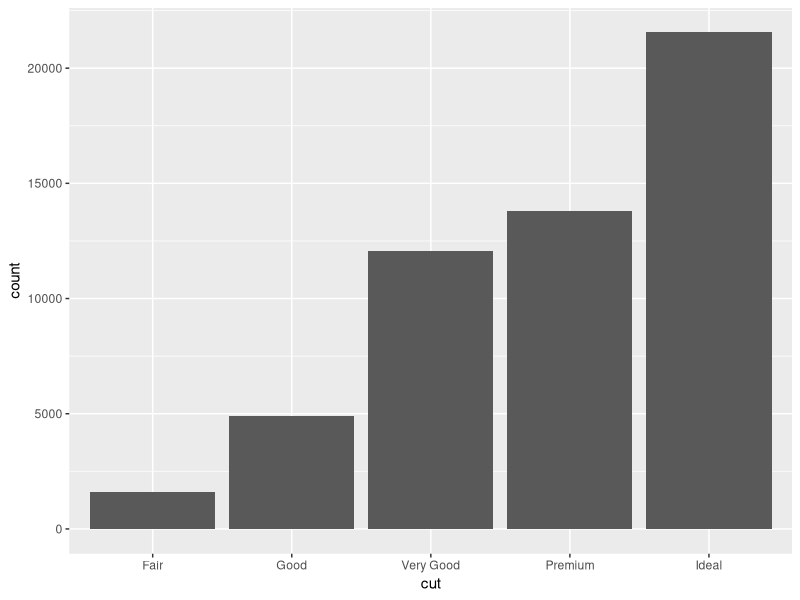
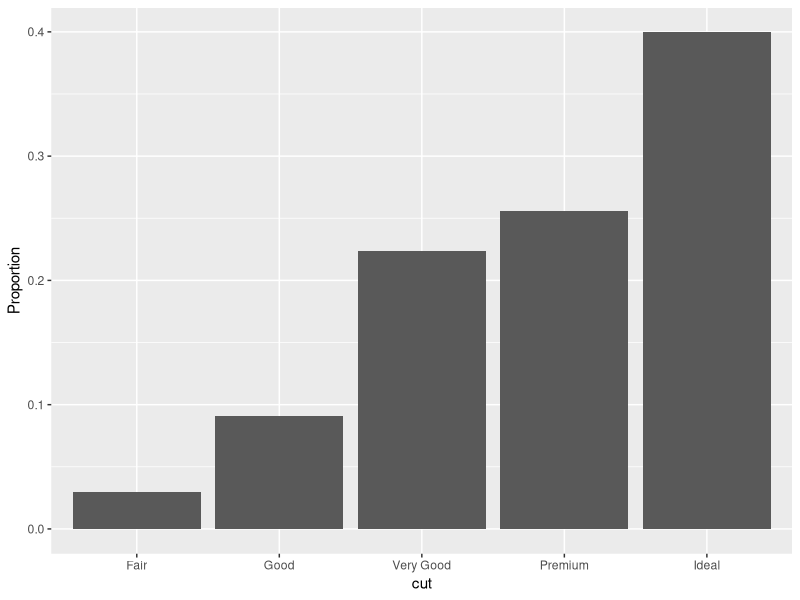
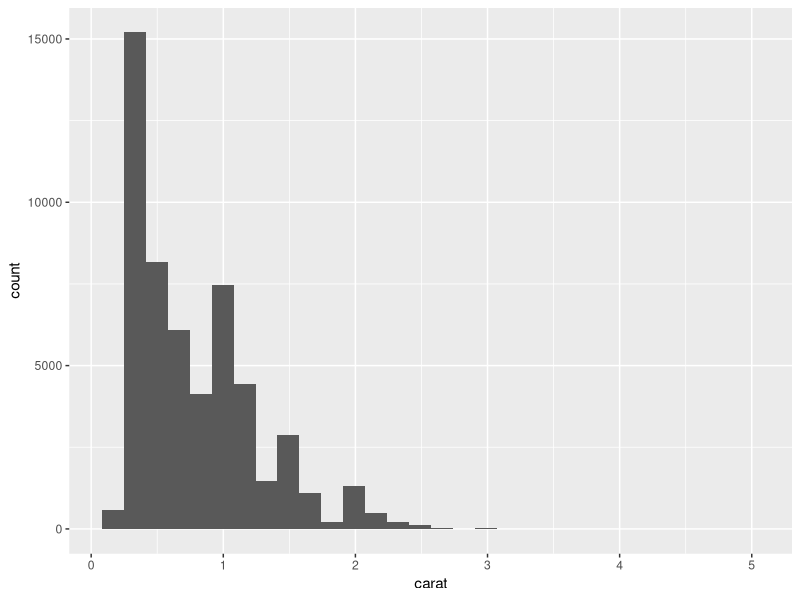
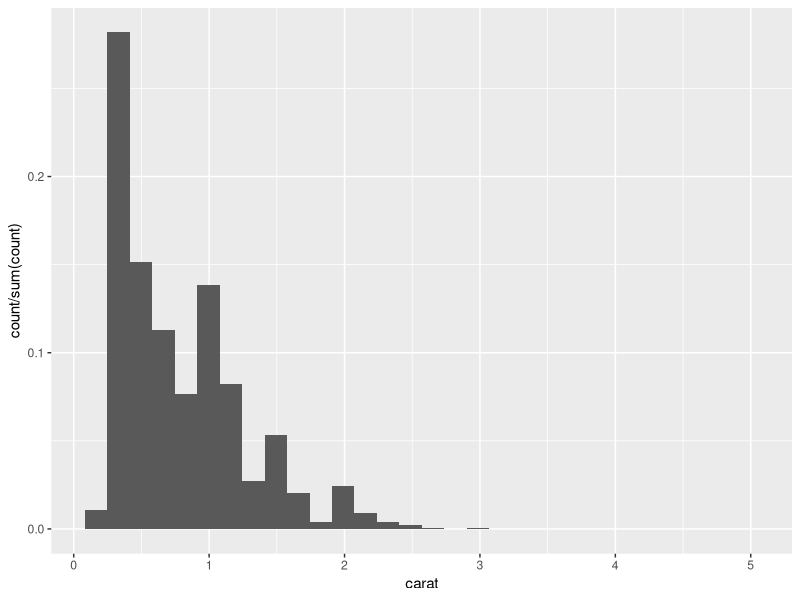
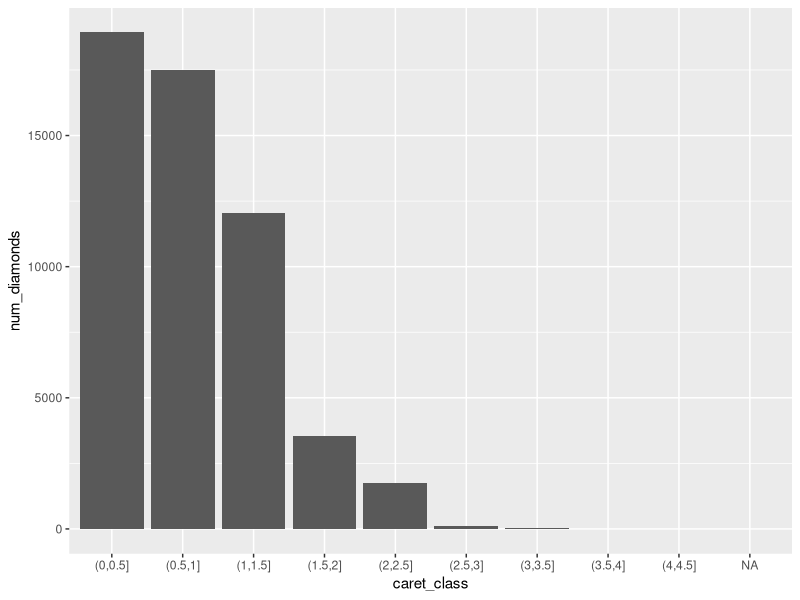
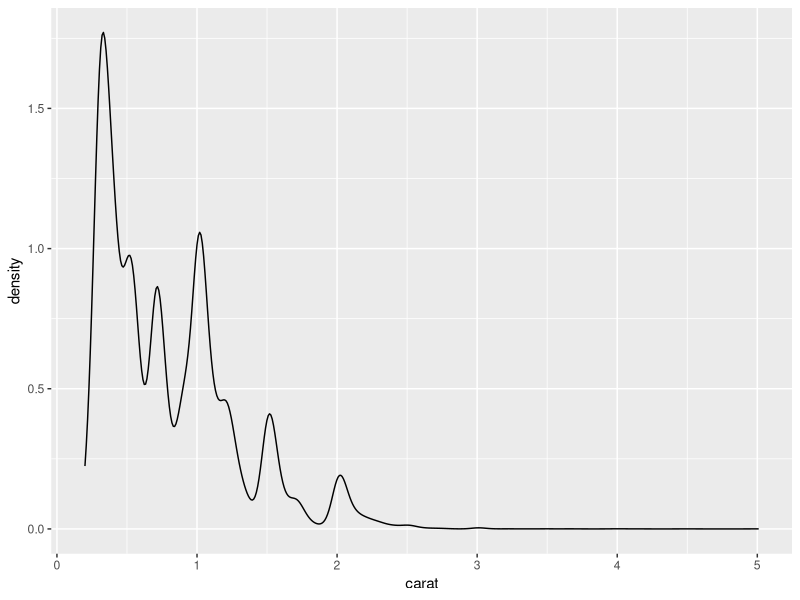
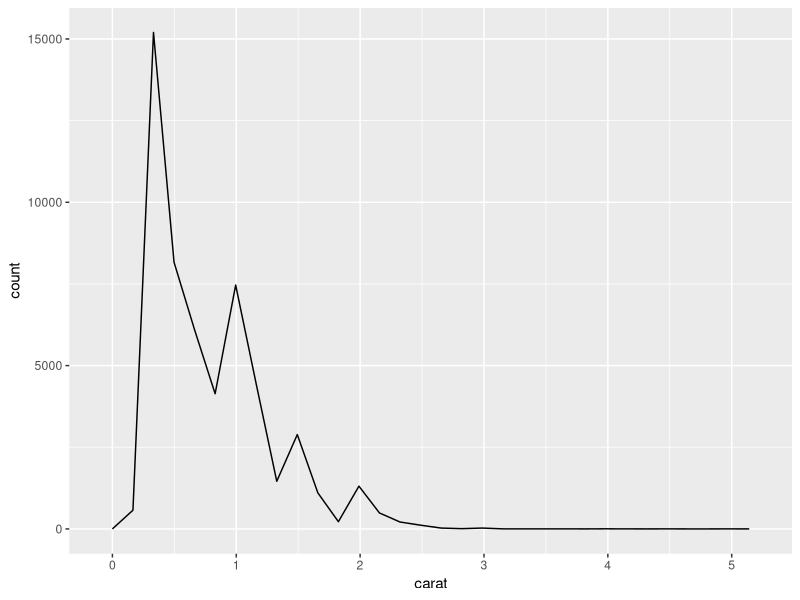
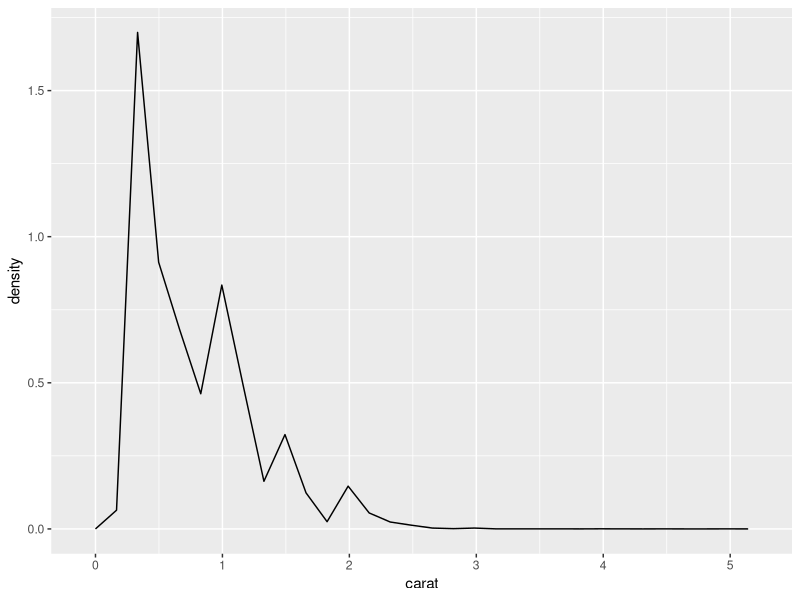

These charts were generated, in order, by the following R code: (Note: this script raises an error after producing the figures.)
## ---- chunk 1
library(tidyverse)
## ---- chunk 2
ggplot(data = diamonds) + 
  geom_bar(aes(x = cut))
## ---- chunk 3
ggplot(data = diamonds) + 
  geom_bar(aes(x = cut, y = (..count..)/sum(..count..))) + 
  ylab("Proportion")
  
## ---- chunk 4
ggplot(data = diamonds) +
  geom_histogram(aes(x = carat, binwidth = 0.5))
## ---- chunk 5
ggplot(data = diamonds) +
  geom_histogram(aes(x = carat, y=..count../sum(..count..)))
## ---- chunk 6
diamonds %>%
  count(cut_width(carat, 0.5, boundary=0))
## ---- chunk 7
diamonds$caret_class <- cut(diamonds$carat, c(0.0, 0.5, 1.0, 1.5, 2.0, 2.5, 3.0, 3.5, 4.0, 4.5, 5.0))

## ---- chunk 8
diamonds %>%
  count(caret_class) 
## ---- chunk 9
diamonds %>%
  group_by(caret_class) %>%
  summarize(
    num_diamonds = n()
  )
## ---- chunk 10
diamonds %>%
  group_by(caret_class) %>%
  summarize(
    num_diamonds = n()
  ) %>%
  ggplot() + geom_bar(aes(x = caret_class, y = num_diamonds), stat="identity")
## ---- chunk 11
ggplot(data = diamonds) +
  geom_density(aes(x = carat))
## ---- chunk 12
# Default version with counts
ggplot(data = diamonds) +
  geom_freqpoly(aes(x = carat))
## ---- chunk 13
# Density on y-axis
ggplot(data = diamonds) +
  geom_freqpoly(aes(x = carat, y = ..density..))
## ---- chunk 14
ggplot(data = diamonds) +
  geom_histogram(aes(x = carat), binwidth = 0.01)
## ---- chunk 15
ggplot(data = faithful, aes(x = eruptions)) +
  geom_histogram(binwidth = 0.25)
## ---- chunk 16
summary(faithful$eruptions)
## ---- chunk 17
ggplot(data = diamonds) +
  geom_histogram(aes(x = y), binwidth = 0.5)
## ---- chunk 18
diamonds %>%
  filter(y < 2 | y > 30)
## ---- chunk 19
diamonds2 <- diamonds %>%
  mutate(y = ifelse(y < 2 | y >30, NA, y))
## ---- chunk 20
diamonds$y <- ifelse(diamonds$y < 2 | diamonds$y >30, NA, diamonds$y)
## ---- chunk 21
ggplot(data = diamonds, aes(x = x, y = y)) +
  geom_point()
## ---- chunk 22
mean(diamonds$y)
mean(diamonds$y, na.rm = TRUE)
## ---- chunk 23
ggplot(diamonds) +
  geom_histogram(aes(x = price)) +
  facet_wrap(~cut)
## ---- chunk 24
ggplot(diamonds) +
  geom_histogram(aes(x = price)) +
  facet_wrap(~cut, scales = "free")
## ---- chunk 25
ggplot(diamonds) +
  geom_freqpoly(aes(x = price, color = cut))
## ---- chunk 26
ggplot(diamonds) +
  geom_freqpoly(aes(x = price, y = ..density.., color = cut)) +
  facet_wrap(~cut)
## ---- chunk 27
ggplot(diamonds) +
  geom_histogram(aes(x = price, color = cut)) +
  geom_freqpoly(aes(x = price, color = cut)) +
  facet_wrap(~cut, scales = "free")
## ---- chunk 28
ggplot(diamonds) +
  geom_boxplot(aes(y = price, x = cut))
## ---- chunk 29
knitr::include_graphics("images/EDA-boxplot.png")
## ---- chunk 30
ggplot(data = mpg, mapping = aes(x = class, y = hwy)) +
  geom_boxplot()
## ---- chunk 31
ggplot(data = mpg) +
  geom_boxplot(mapping = aes(x = reorder(class, hwy, FUN = median), y = hwy)) +
  coord_flip()
## ---- chunk 32
ggplot(data = diamonds) +
  geom_count(mapping = aes(x = cut, y = color))
## ---- chunk 33
diamonds %>%
  count(cut, color)
## ---- chunk 34
diamonds %>%
  group_by(cut, color) %>%
  summarize(n = n())
## ---- chunk 35
diamonds %>%
  count(cut, color) %>%
  ggplot(mapping = aes(x = cut, y = color)) + geom_tile(mapping = aes(fill = n))
## ---- chunk 36
ggplot(diamonds) +
  geom_point(mapping = aes(x = carat, y = price))
## ---- chunk 37
ggplot(diamonds) +
  geom_point(mapping = aes(x = carat, y = price, colour = cut))
## ---- chunk 38
ggplot(diamonds) +
  geom_bin2d(mapping = aes(x = carat, y = price))
## ---- chunk 39
ggplot(diamonds) +
  geom_hex(mapping = aes(x = carat, y = price))
## ---- chunk 40
ggplot(data = diamonds, mapping = aes(x = carat, y = price)) +
  geom_boxplot(mapping = aes(group = cut_width(carat, 0.1)))
## ---- chunk 41
    ggplot(data = diamonds) +
      geom_point(mapping = aes(x = x, y = y)) +
      coord_cartesian(xlim = c(4, 11), ylim = c(4, 11))
## ---- chunk 42
mod.1 <- lm(log(price) ~ log(carat), data = diamonds)
summary(mod.1)
## ---- chunk 43
ggplot(data = diamonds) +
  geom_point(mapping = aes(x = log(price), y = mod.1$fitted.values))
